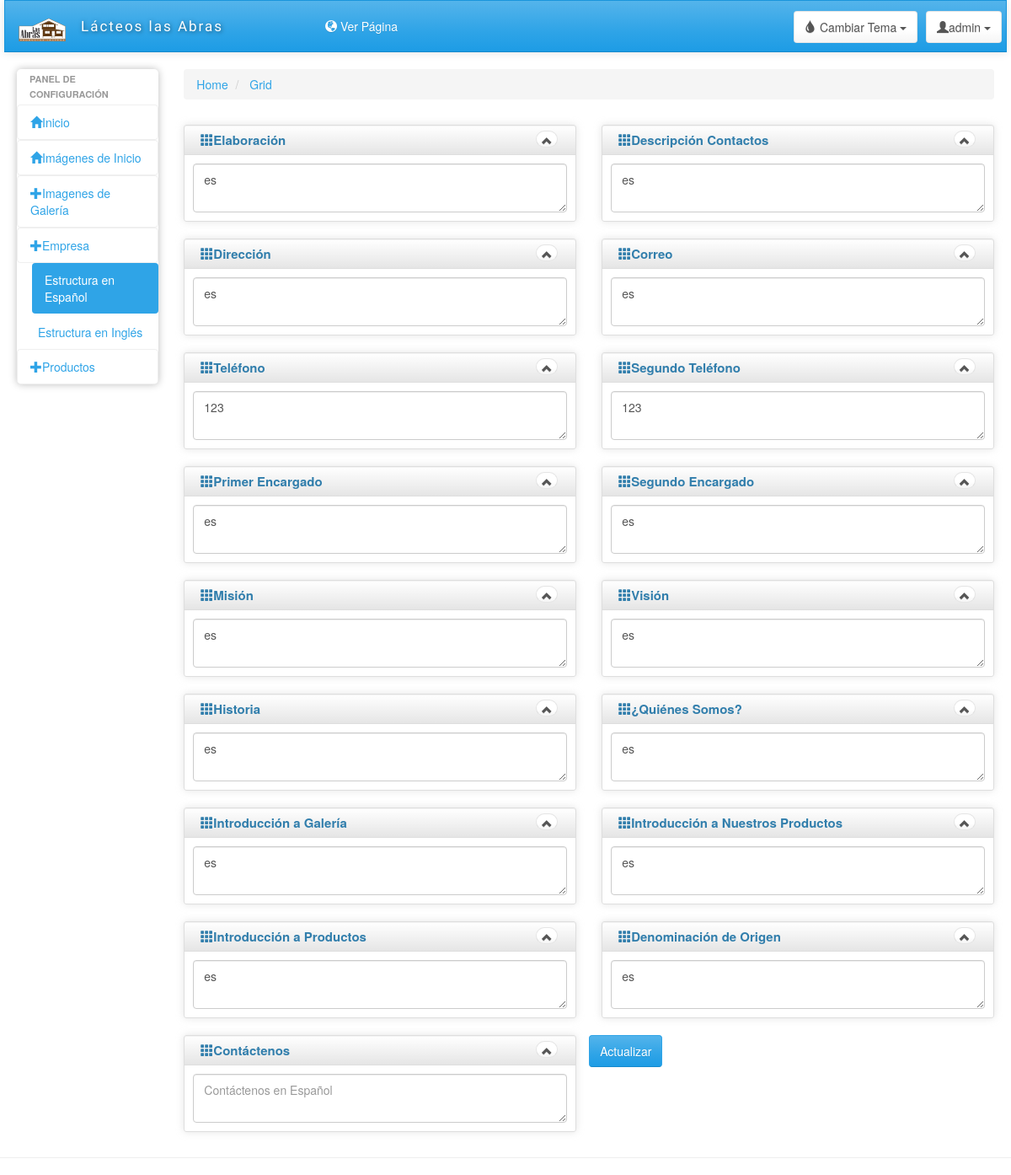
The page /Presentation/Admin/empresaEspanol.php on the database its author committed.
### tables this page shows
CREATE TABLE `la_empresa` (
  `atId` int(11) NOT NULL,
  `atHistoria` text NOT NULL,
  `atQuinesSomos` text,
  `atDescripcionGaleria` text NOT NULL,
  `atElaboracion` text NOT NULL,
  `atDescripcionProductoA` text NOT NULL,
  `atElaboracionProductoB` text NOT NULL,
  `atDenominacion` text NOT NULL,
  `atDescripcionContactos` text NOT NULL,
  `atDireccion` text NOT NULL,
  `atCorreo` text NOT NULL,
  `atTelefonoA` int(11) NOT NULL,
  `atTelefonoB` int(11) NOT NULL,
  `atEncargadoA` text NOT NULL,
  `atEncargadoB` text NOT NULL,
  `atMision` text NOT NULL,
  `atVision` text NOT NULL,
  `atIdioma` int(11) NOT NULL
);

### Presentation/Admin/empresaEspanol.php (the view, shortened to what the rows shown need)
<!DOCTYPE html>
<html lang="en">
    <head>
        <?php
            include '../../Business/Empresa/EmpresaBusiness.php';
            $instEmpresaBusiness = new EmpresaBusiness();
            $tem = $instEmpresaBusiness->getEmpresaEsBusiness();
        ?>
    </head>
    <body>
        <div class="ch-container">
            <div class="row">
                <?php include 'menuAdmin.php'; ?>
                <div id="content" class="col-lg-10 col-sm-10">
                    <form method="POST" action="../../Business/Empresa/ActualizarEmpresaAccion.php?len=es">
                        <div class="row">
                            <div class="box col-md-6">
                                <div class="box-inner">
                                    <div class="box-header well" data-original-title="">
                                        <h2><i class="glyphicon glyphicon-th"></i>Elaboración</h2>
                                    </div>
                                    <div class="box-content">
                                        <div class="row">
                                            <div class="col-md-12">
                                                <textarea class="form-control" id="exampleInputPassword1" name="elaboracion"><?php echo $tem->elaboracion ?></textarea>
                                            </div>
                                        </div>
                                    </div>
                                </div>
                            </div>
                            <div class="box col-md-6">
                                <div class="box-inner">
                                    <div class="box-header well" data-original-title="">
                                        <h2><i class="glyphicon glyphicon-th"></i>Descripción Contactos</h2>
                                    </div>
                                    <div class="box-content">
                                        <div class="row">
                                            <div class="col-md-12">
                                                <textarea class="form-control" id="exampleInputPassword1" name="descripcionContactos" ><?php echo $tem->descripcionContactos ?></textarea>
                                            </div>
                                        </div>
                                    </div>
                                </div>
                            </div>
                            <div class="box col-md-6">
                                <div class="box-inner">
                                    <div class="box-header well" data-original-title="">
                                        <h2><i class="glyphicon glyphicon-th"></i>Dirección</h2>
                                    </div>
                                    <div class="box-content">
                                        <div class="row">
                                            <div class="col-md-12">
                                                <textarea class="form-control" id="exampleInputPassword1" name="direccion" ><?php echo $tem->direccion ?></textarea>
                                            </div>
                                        </div>
                                    </div>
                                </div>
                            </div>
                            <div class="box col-md-6">
                                <div class="box-inner">
                                    <div class="box-header well" data-original-title="">
                                        <h2><i class="glyphicon glyphicon-th"></i>Correo</h2>
                                    </div>
                                    <div class="box-content">
                                        <div class="row">
                                            <div class="col-md-12">
                                                <textarea class="form-control" id="exampleInputPassword1" name="correo"  ><?php echo $tem->correo ?></textarea>
                                            </div>
                                        </div>
                                    </div>
                                </div>
                            </div>
                            <div class="box col-md-6">
                                <div class="box-inner">
                                    <div class="box-header well" data-original-title="">
                                        <h2><i class="glyphicon glyphicon-th"></i>Teléfono</h2>
                                    </div>
                                    <div class="box-content">
                                        <div class="row">
                                            <div class="col-md-12">
                                                <textarea class="form-control" id="exampleInputPassword1" name="telefonoA" ><?php echo $tem->telefonoA ?></textarea>
                                            </div>
                                        </div>
                                    </div>
                                </div>
                            </div>
                            <div class="box col-md-6">
                                <div class="box-inner">
                                    <div class="box-header well" data-original-title="">
                                        <h2><i class="glyphicon glyphicon-th"></i>Segundo Teléfono</h2>
                                    </div>
                                    <div class="box-content">
                                        <div class="row">
                                            <div class="col-md-12">
                                                <textarea class="form-control" id="exampleInputPassword1" name="telefonoB" ><?php echo $tem->telefonoB ?></textarea>
                                            </div>
                                        </div>
                                    </div>
                                </div>
                            </div>
                            <div class="box col-md-6">
                                <div class="box-inner">
                                    <div class="box-header well" data-original-title="">
                                        <h2><i class="glyphicon glyphicon-th"></i>Primer Encargado</h2>
                                    </div>
                                    <div class="box-content">
                                        <div class="row">
                                            <div class="col-md-12">
                                                <textarea class="form-control" id="exampleInputPassword1" name="encargadoA" ><?php echo $tem->encargadoA ?></textarea>
                                            </div>
                                        </div>
                                    </div>
                                </div>
                            </div>
                            <div class="box col-md-6">
                                <div class="box-inner">
                                    <div class="box-header well" data-original-title="">
                                        <h2><i class="glyphicon glyphicon-th"></i>Segundo Encargado</h2>
                                    </div>
                                    <div class="box-content">
                                        <div class="row">
                                            <div class="col-md-12">
                                                <textarea class="form-control" id="exampleInputPassword1" name="encargadoB" ><?php echo $tem->encargadoB ?></textarea>
                                            </div>
                                        </div>
                                    </div>
                                </div>
                            </div>
                            <div class="box col-md-6">
                                <div class="box-inner">
                                    <div class="box-header well" data-original-title="">
                                        <h2><i class="glyphicon glyphicon-th"></i>Misión</h2>
                                    </div>
                                    <div class="box-content">
                                        <div class="row">
                                            <div class="col-md-12">
                                                <textarea class="form-control" id="exampleInputPassword1" name="mision" ><?php echo $tem->mision ?></textarea>
                                            </div>
                                        </div>
                                    </div>
                                </div>
                            </div>
                            <div class="box col-md-6">
                                <div class="box-inner">
                                    <div class="box-header well" data-original-title="">
                                        <h2><i class="glyphicon glyphicon-th"></i>Visión</h2>
                                    </div>
                                    <div class="box-content">
                                        <div class="row">
                                            <div class="col-md-12">
                                                <textarea class="form-control" id="exampleInputPassword1" name="vision" ><?php echo $tem->vision ?></textarea>
                                            </div>
                                        </div>
                                    </div>
                                </div>
                            </div>
                            <div class="box col-md-6">
                                <div class="box-inner">
                                    <div class="box-header well" data-original-title="">
                                        <h2><i class="glyphicon glyphicon-th"></i>Historia</h2>
                                    </div>
                                    <div class="box-content">
                                        <div class="row">
                                            <div class="col-md-12">
                                                <textarea class="form-control" id="exampleInputPassword1" name="historia"><?php echo $tem->historia ?></textarea>
                                            </div>
                                        </div>
                                    </div>
                                </div>
                            </div>
                            <div class="box col-md-6">
                                <div class="box-inner">
                                    <div class="box-header well" data-original-title="">
                                        <h2><i class="glyphicon glyphicon-th"></i>¿Quiénes Somos?</h2>
                                    </div>
                                    <div class="box-content">
                                        <div class="row">
                                            <div class="col-md-12">
                                                <textarea class="form-control" id="exampleInputPassword1"  name="quinesSomos"><?php echo $tem->quinesSomos ?></textarea>
                                            </div>
                                        </div>
                                    </div>
                                </div>
                            </div>
                            <div class="box col-md-6">
                                <div class="box-inner">
                                    <div class="box-header well" data-original-title="">
                                        <h2><i class="glyphicon glyphicon-th"></i>Introducción a Galería</h2>
                                    </div>
                                    <div class="box-content">
                                        <div class="row">
                                            <div class="col-md-12">
                                                <textarea class="form-control" id="exampleInputPassword1" name="descripcionGaleria"><?php echo $tem->descripcionGaleria ?></textarea>
                                            </div>
                                        </div>
                                    </div>
                                </div>
                            </div>
                            <div class="box col-md-6">
                                <div class="box-inner">
                                    <div class="box-header well" data-original-title="">
                                        <h2><i class="glyphicon glyphicon-th"></i>Introducción a Nuestros Productos</h2>
                                    </div>
                                    <div class="box-content">
                                        <div class="row">
                                            <div class="col-md-12">
                                                <textarea class="form-control" id="exampleInputPassword1" name="descripcionProductoA"><?php echo $tem->descripcionProductoA ?></textarea>
                                            </div>
                                        </div>
                                    </div>
                                </div>
                            </div>
                            <div class="box col-md-6">
                                <div class="box-inner">
                                    <div class="box-header well" data-original-title="">
                                        <h2><i class="glyphicon glyphicon-th"></i>Introducción a Productos</h2>
                                    </div>
                                    <div class="box-content">
                                        <div class="row">
                                            <div class="col-md-12">
                                                <textarea class="form-control" id="exampleInputPassword1" name="elaboracionProductoB" ><?php echo $tem->elaboracionProductoB ?></textarea>
                                            </div>
                                        </div>
                                    </div>
                                </div>
                            </div>
                            <div class="box col-md-6">
                                <div class="box-inner">
                                    <div class="box-header well" data-original-title="">
                                        <h2><i class="glyphicon glyphicon-th"></i>Denominación de Origen</h2>
                                    </div>
                                    <div class="box-content">
                                        <div class="row">
                                            <div class="col-md-12">
                                                <textarea class="form-control" id="exampleInputPassword1" name="denominacion" ><?php echo $tem->denominacion ?></textarea>
                                            </div>
                                        </div>
                                    </div>
                                </div>
                            </div>
                            <div class="box col-md-6">
                                <div class="box-inner">
                                    <div class="box-header well" data-original-title="">
                                        <h2><i class="glyphicon glyphicon-th"></i>Contáctenos</h2>
                                    </div>
                                </div>
                            </div>
                        </div>
                    </form>
                </div>
            </div>
        </div>
    </body>
</html>

### rows shown on the page
la_empresa: elaboracion "es", descripcionContactos "es", direccion "es", correo "es", telefonoA "123", telefonoB "123", encargadoA "es", encargadoB "es", mision "es", vision "es", historia "es", quinesSomos "es", descripcionGaleria "es", descripcionProductoA "es", elaboracionProductoB "es", denominacion "es"
